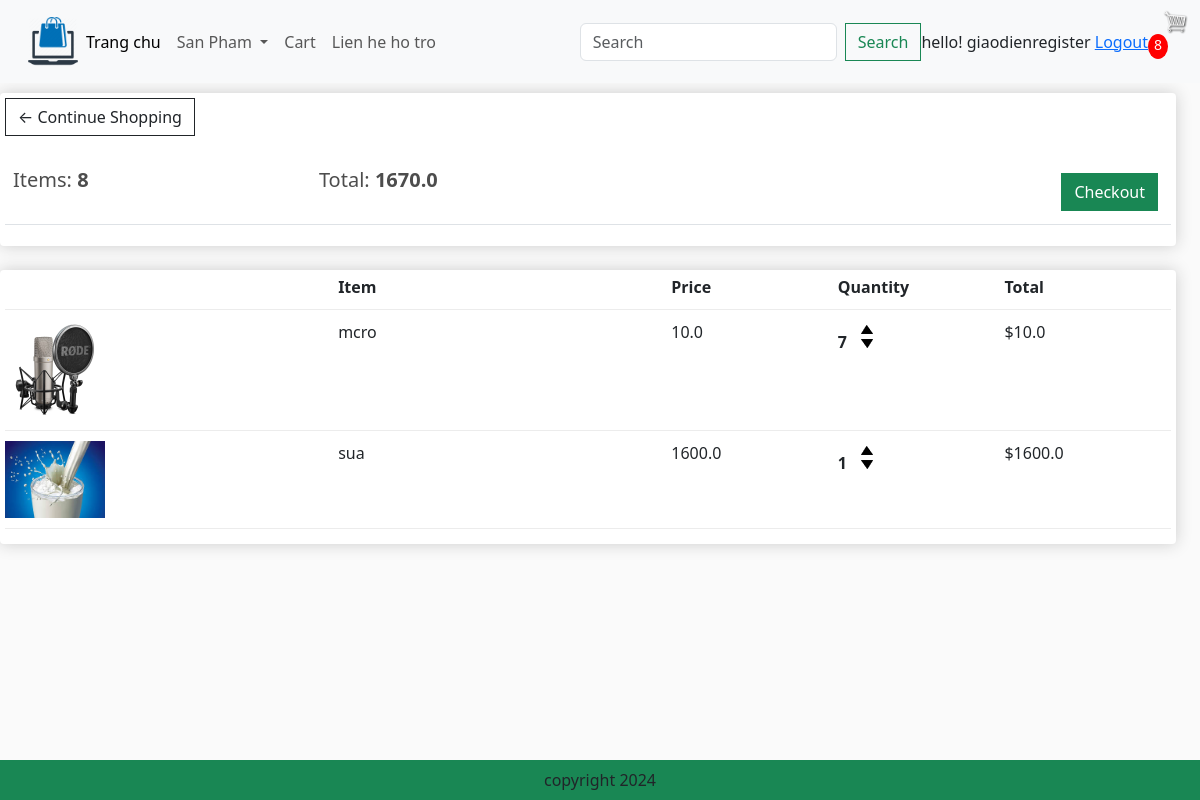
The page /cart/ (signed in) on the database its author committed.
### app/models.py (models this page shows, shortened)
class Order(models.Model):
    customer = models.ForeignKey(User, on_delete=models.SET_NULL, blank=True, null=True)
    date_order = models.DateField(auto_now_add=True)
    complete = models.BooleanField(default=False)
    transaction_id = models.CharField(max_length=200, null=True)
    @property
    def get_cart_items(self):
        orderitems = self.orderitem_set.all()
        total = sum([item.quantity for item in orderitems])
        return total
    @property
    def get_cart_total(self):
        orderitems = self.orderitem_set.all()
        total = sum([item.get_total for item in orderitems])
        return total

class OrderItem(models.Model):
    product = models.ForeignKey(Product, on_delete=models.SET_NULL, blank=True, null=True)
    order = models.ForeignKey(Order, on_delete=models.SET_NULL, blank=True, null=True)
    quantity = models.IntegerField(default=0, null=True, blank=True)
    date_added = models.DateTimeField(auto_now_add=True)
    @property
    def get_total(self):
        total = self.product.gia * self.quantity
        return total

class Product(models.Model):
    category = models.ManyToManyField(Category, related_name = 'product')
    name = models.CharField(max_length=200, null=True)
    gia = models.FloatField()
    digital = models.BooleanField(default=False)
    image = models.ImageField(null=True, blank=True)
    detail = models.TextField(null=True,blank=True)
    @property
    def ImageURL(self):
        try:
            url = self.image.url
        except:
            url = ''
        return url

### app/views.py (the view)
# urls.py: path('cart/', views.cart, name="cart"),
def cart(request):
    if request.user.is_authenticated:
        customer = request.user
        order, created = Order.objects.get_or_create(customer=customer, complete=False)
        items = OrderItem.objects.filter(order=order)
        cartItems = order.get_cart_items
    else:
        items = []
        order = {'get_cart_items': 0, 'get_cart_total':0}
        cartItems = order['get_cart_items']
    categories = Category.objects.filter(is_sub=False)
    context = {'categories':categories,'items': items, 'order': order,'cartItems': cartItems}
    return render(request, 'app/cart.html', context)

### app/templates/app/cart.html (shortened to what this page needs)
{% extends 'app/base.html' %}
{% load static %}
{% block cart_content %}
<div class="row" style = 'width: 100%'>
	<div class="col-lg-12">
		<div class="box-element">
			<a  class="btn btn-outline-dark" href="{% url 'home' %}">&#x2190; Continue Shopping</a>
			<br>
			<br>
			<table class="table">
				<tr>
					<th><h5>Items: <strong>{{order.get_cart_items}}</strong></h5></th>
					<th><h5>Total:<strong> {{order.get_cart_total}}</strong></h5></th>
					<th>
						<a  style="float:right; margin:5px;" class="btn btn-success" href="{% url 'checkout' %}">Checkout</a>
					</th>
				</tr>
			</table>
		</div>
		<br>
		<div class="box-element">
			<div class="cart-row">
				<div style="flex:2"></div>
				<div style="flex:2"><strong>Item</strong></div>
				<div style="flex:1"><strong>Price</strong></div>
				<div style="flex:1"><strong>Quantity</strong></div>
				<div style="flex:1"><strong>Total</strong></div>
			</div>
			{% for item in items %}
			<div class="cart-row">
				<div style="flex:2"><img class="row-image" src="{{item.product.ImageURL}}"></div>
				<div style="flex:2"><p>{{item.product.name}}</p></div>
				<div style="flex:1"><p>{{item.product.gia}}</p></div>
				<div style="flex:1">
					<p class="quantity">{{item.quantity}}</p>
					<div class="quantity">
						<img data-product = {{item.product.id}} data-action = 'add' class="chg-quantity update-cart" src="{% static  'app/images/arrow-up.png' %}">
						<img data-product = {{item.product.id}} data-action = 'remove' class="chg-quantity update-cart" src="{% static  'app/images/arrow-down.png' %}">
					</div>
				</div>
				<div style="flex:1"><p>${{item.product.gia}}</p></div>
			</div>
			{% endfor %}
		</div>
	</div>
</div>
{% endblock cart_content %}

### app/templates/app/base.html (shortened to what this page needs)
{% load  static %}
<!DOCTYPE html>
<html>
    <head>
        <link href="https://cdn.jsdelivr.net/npm/bootstrap@5.3.3/dist/css/bootstrap.min.css" rel="stylesheet">
        <link href="{% static 'app/css/main.css'%}" rel = "stylesheet" />
        <link rel="stylesheet" href="">
    </head>
    <body>
         <nav class="navbar navbar-expand-lg bg-body-tertiary">
            <div class="container-fluid">
                <img src = "{% static 'app/images/logo.png' %}" width = "50" height = "50" />
              <div class="collapse navbar-collapse" id="navbarSupportedContent">
                <ul class="navbar-nav me-auto mb-2 mb-lg-0">
                  <li class="nav-item">
                    <a class="nav-link active" aria-current="page" href="{% url 'home' %}">Trang chu</a>
                  <li class="nav-item dropdown">
                    <a class="nav-link dropdown-toggle" href="#" role="button" data-bs-toggle="dropdown" aria-expanded="false">
                      San Pham
                    </a>
                  </li>
                </li>
                <li class="nav-item">
                  <a class="nav-link" href="{% url 'cart' %}">Cart</a>
                </li>
                  <li class="nav-item">
                    <a class="nav-link " aria-disabled="true">  Lien he ho tro</a>
                  </li>
                </ul>
                <form class="d-flex" role="search" method = POST action = "{% url "search" %}">
                  <input class="form-control me-2" type="search" placeholder="Search" aria-label="Search" name = "searched">
                  <button class="btn btn-outline-success" type="submit">Search</button>
                </form>
              </div>
              <ul class="navbar-nav me-auto mb-2 mb-lg-0">
                <div class = 'form-inline my-2 my-lg-0'>
                  <span>hello! {{request.user}}</span>
                <span> <a href = "{% url 'logout' %}" > Logout </a></span>
                </div>
              </ul>
              <div class = 'form-inline my-2 my-lg-0'>
                <a href = "{% url 'cart' %}"><img id = "cart-icon" src = "{% static "images/cart.png" %}"></a>
                <p id = 'cart-total'> {{cartItems}} </p>
              </div>
            </div>
          </nav>
          {% block cart_content %} {% endblock cart_content%}
        <footer class="container-fluid bg-success text-center fixed-bottom p-2 mt-5">
          copyright 2024
      </footer>
    </body>
</html>

### app/static/app/css/main.css (style rules this page uses)
body { background-color: hsl(0, 0%, 98%); }
h1, h2, h3, h4, h5, h6 { color: hsl(0, 0%, 30%); }
.box-element { box-shadow: hsl(0, 0%, 80%) 0 0 16px; background-color: #fff; border-radius: 4px; padding: 5px; }
#cart-icon { width: 25px; display: inline-block; margin-left: 15px; }
#cart-total { display: block; text-align: center; color: #fff; background-color: red; width: 20px; height: 25px; border-radius: 50%; font-size: 14px; }
.col-lg-3, .col-lg-4, .col-lg-6, .col-lg-8, .col-lg-12 { margin-top: 10px; }
.btn { border-radius: 0; }
.row-image { width: 100px; }
.cart-row { display: flex; align-items: flex-stretch; padding-bottom: 10px; margin-bottom: 10px; border-bottom: 1px solid #ececec; }
.quantity { display: inline-block; font-weight: 700; padding-right: 10px; }
.chg-quantity { width: 12px; cursor: pointer; display: block; margin-top: 5px; transition: .1s; }

### app/templates/app/cart.html (style rules this page uses)
.row-image { max-width: 100px; height: auto; }

### rows shown on the page
Order: get_cart_items "8", get_cart_total "1670.0"
OrderItem: product.ImageURL (picture), product.name "mcro", product.gia "10.0", quantity "7"
OrderItem: product.ImageURL (picture), product.name "sua", product.gia "1600.0", quantity "1"

### other values the page prints
{{ request.user }} "giaodienregister"
{{ cartItems }} "8"
